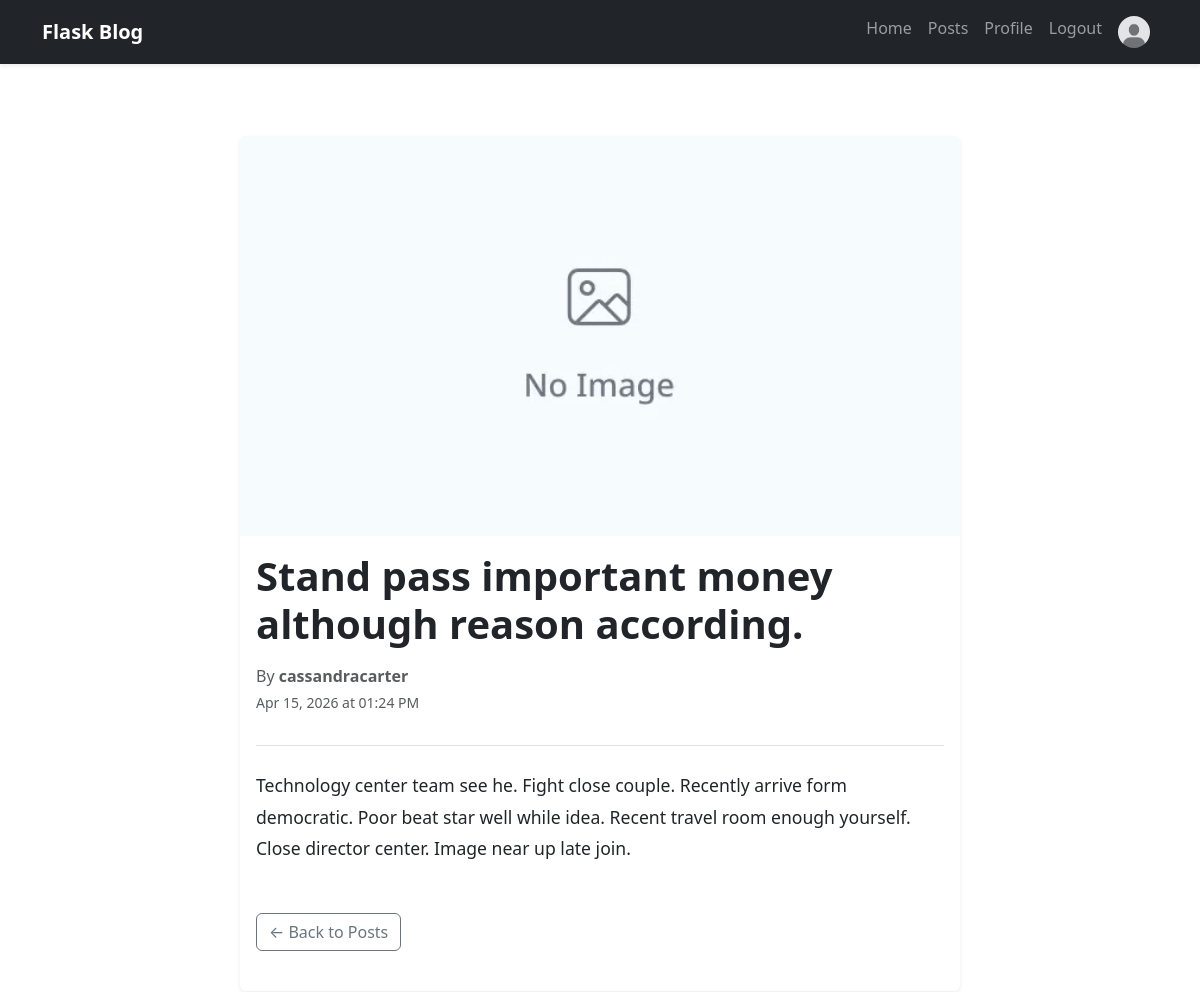
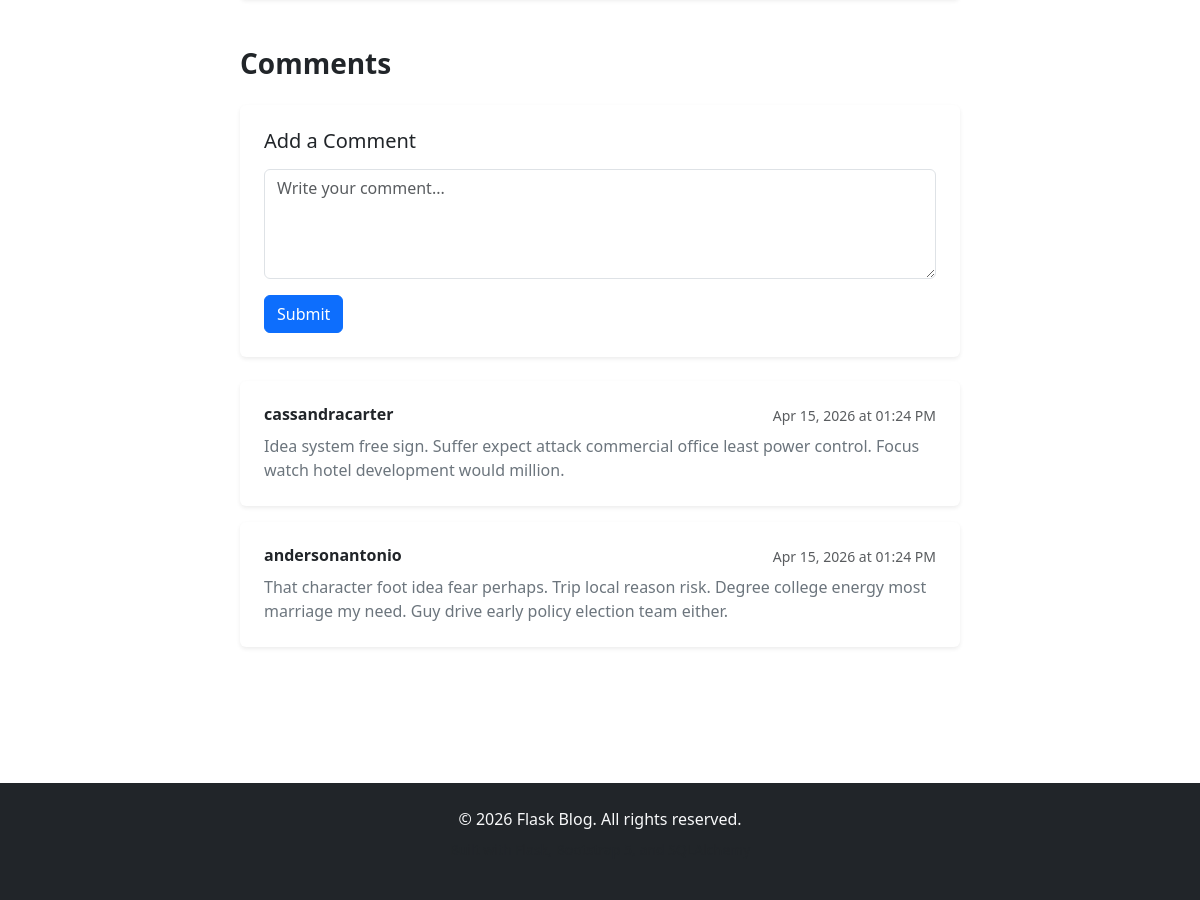
/post/11 (signed in), run on the app's committed database (2 pictures, top to bottom).
### app/models.py (models this page shows, shortened)
class User(db.Model, UserMixin):
    __tablename__ = "users"
    id = db.Column(db.Integer, primary_key=True)
    role = db.Column(db.String(20), default="user")
    username = db.Column(db.String(64), unique=True, nullable=False)
    email = db.Column(db.String(120), unique=True, nullable=False)
    hashed_password = db.Column(db.String(128), nullable=False)
    joined_at = db.Column(db.DateTime, default=GET_TIME_NOW)
    profile_picture = db.Column(db.String(256), default= "default.jpg")
    posts = db.relationship("Post", backref="author", lazy="dynamic")
    comments = db.relationship("Comment", backref="author", lazy="dynamic")
    @property
    def password(self):
        raise AttributeError("Password is not a readable attribute.")

class Post(db.Model):
    __tablename__ = "posts"
    id = db.Column(db.Integer, primary_key=True)
    title = db.Column(db.String(140), nullable=False)
    content = db.Column(db.Text, nullable=False)
    timestamp = db.Column(db.DateTime, index=True, default=GET_TIME_NOW)
    author_id = db.Column(db.Integer, db.ForeignKey("users.id"), nullable=False)
    comments = db.relationship("Comment", backref="post", lazy="dynamic")
    cover_image = db.Column(db.String(256), default="default_post.jpg")

class Comment(db.Model):
    __tablename__ = "comments"
    id = db.Column(db.Integer, primary_key=True)
    content = db.Column(db.Text, nullable=False)
    timestamp = db.Column(db.DateTime, index=True, default=GET_TIME_NOW)
    author_id = db.Column(db.Integer, db.ForeignKey("users.id"), nullable=False)
    post_id = db.Column(db.Integer, db.ForeignKey("posts.id"), nullable=False)

### app/main/views.py (the view)
@main.route('/post/<int:post_id>', methods=['GET', 'POST'])
@login_required
def get_post(post_id):
    post = Post.query.get_or_404(post_id)
    comments = post.comments.order_by(Comment.timestamp.desc()).all()
    comment_form = CommentForm()
    if comment_form.validate_on_submit():
        comment = Comment(content=comment_form.content.data, author=current_user, post=post)
        db.session.add(comment)
        db.session.commit()
        return redirect(url_for('main.get_post', post_id=post.id))
    return render_template('main/post_detail.html', title=post.title, post=post, comments=comments, comment_form=comment_form)

### app/main/forms.py
class CommentForm(FlaskForm):
    content = TextAreaField('Comment', render_kw={"rows": 3}, validators=[DataRequired()])
    submit = SubmitField('Submit')

### app/__init__.py (called while the page is built)
def create_app():
    app = Flask(__name__)
    app.config.from_object(configs["development"])
    db.init_app(app)
    login_manager.init_app(app)
    from app.models import User
    @login_manager.user_loader
    def load_user(user_id):
        return User.query.get(user_id)
    with app.app_context():
        db.create_all()
    from app.main import main
    app.register_blueprint(main)
    from app.auth import auth
    app.register_blueprint(auth)
    from app.services import services
    app.register_blueprint(services)
    return app

### app/templates/main/post_detail.html (shortened to what this page needs)
{% extends "base.html" %}
{% block content %}
<div class="container mt-5 mb-5">
    <div class="row justify-content-center">
        <div class="col-lg-8">
            <article class="card shadow-sm border-0 mb-4">
                {% if post.cover_image %}
                    <img src="{{ url_for('static', filename='pics/' + post.cover_image) }}" alt="{{ post.title }}" class="card-img-top" style="object-fit: cover; height: 400px;">
                {% endif %}
                <div class="card-body">
                    <h1 class="card-title fw-bold mb-3" style="font-size: 2.5rem; line-height: 1.2;">{{ post.title }}</h1>
                    <div class="d-flex justify-content-between align-items-center mb-4 pb-3 border-bottom">
                        <div>
                            <p class="mb-1 text-muted">By <strong>{{ post.author.username }}</strong></p>
                            <p class="text-muted small">{{ post.timestamp.strftime('%b %d, %Y at %I:%M %p') }}</p>
                        </div>
                    </div>
                    <div class="card-text mb-5" style="line-height: 1.8; font-size: 1.1rem;">
                        {{ post.content | safe }}
                    </div>
                    <div class="d-flex gap-2 mb-4">
                        <a href="{{ url_for('main.posts') }}" class="btn btn-outline-secondary">← Back to Posts</a>
                    </div>
                </div>
            </article>
            <section class="mt-5">
                <h3 class="fw-bold mb-4">Comments</h3>
                {% if current_user.is_authenticated and comment_form %}
                    <div class="card shadow-sm border-0 mb-4 p-4">
                        <h5 class="mb-3">Add a Comment</h5>
                        <form method="POST" action="#">
                            <div class="mb-3">
                                {{ comment_form.content(class="form-control", rows="4", placeholder="Write your comment...") }}
                            </div>
                            {{ comment_form.submit(class="btn btn-primary") }}
                        </form>
                    </div>
                {% elif not current_user.is_authenticated %}
                    <div class="alert alert-info mb-4">
                        <a href="{{ url_for('login') }}" class="alert-link">Log in</a> to add a comment.
                    </div>
                {% endif %}
                {% if comments %}
                    <div class="comments-list">
                        {% for comment in comments %}
                            <div class="card shadow-sm border-0 mb-3 p-4">
                                <div class="d-flex justify-content-between align-items-start mb-2">
                                    <h6 class="mb-0 fw-bold">{{ comment.author.username }}</h6>
                                    <small class="text-muted">{{ comment.timestamp.strftime('%b %d, %Y at %I:%M %p') }}</small>
                                </div>
                                <p class="mb-0 text-secondary">{{ comment.content }}</p>
                            </div>
                        {% endfor %}
                    </div>
                {% else %}
                    <div class="alert alert-light border border-secondary">
                        <p class="mb-0 text-muted">No comments yet. Be the first to comment!</p>
                    </div>
                {% endif %}
            </section>
        </div>
    </div>
</div>
{% endblock content %}

### app/templates/base.html (shortened to what this page needs)
<!DOCTYPE html>
<html lang="en">
<head>
    <link href="https://cdn.jsdelivr.net/npm/bootstrap@5.3.0/dist/css/bootstrap.min.css" rel="stylesheet">
    <link rel="stylesheet" href="{{ url_for('static', filename='css/style.css') }}">
</head>
<body class="d-flex flex-column min-vh-100">
    <nav class="navbar navbar-expand-lg navbar-dark bg-dark sticky-top shadow-sm">
        <div class="container">
            <a class="navbar-brand fw-bold" href="{{ url_for('main.home') }}">
                 Flask Blog
            </a>
            <div class="collapse navbar-collapse" id="navbarNav">
                <ul class="navbar-nav ms-auto">
                    <li class="nav-item">
                        <a class="nav-link {% if request.endpoint == 'main.home' %}active{% endif %}" href="{{ url_for('main.home') }}">
                            Home
                        </a>
                    </li>
                    {% if current_user.is_authenticated %}
                    <li class="nav-item">
                        <a class="nav-link {% if request.endpoint == 'main.posts' %}active{% endif %}" href="{{ url_for('main.posts') }}">
                            Posts
                        </a>
                    </li>
                        <li class="nav-item">
                            <a class="nav-link {% if request.endpoint == 'main.profile' %}active{% endif %}" href="{{ url_for('main.profile') }}">
                                Profile
                            </a>
                        </li>
                        <li class="nav-item">
                            <a class="nav-link" href="{{ url_for('auth.logout') }}">Logout</a>
                        </li>
                        <li class="nav-item">
                            <a class="nav-link" href="{{ url_for('main.profile') }}">
                                <img src="{{ url_for('static', filename='pics/' + current_user.profile_picture) }}" alt="{{ current_user.username }}"
                                     class="rounded-circle" width="32" height="32">
                            </a>
                        </li>
                    {% endif %}
                </ul>
            </div>
        </div>
    </nav>
    <main class="flex-grow-1 py-4">
        <div class="container">
            {% block content %}{% endblock %}
        </div>
    </main>
    <footer class="bg-dark text-light text-center py-4 mt-5">
        <div class="container">
            <p class="mb-2">&copy; 2026 Flask Blog. All rights reserved.</p>
            <p class="text-muted small">Built with Flask, Bootstrap 5, and SQLAlchemy</p>
        </div>
    </footer>
</body>
</html>

### data on the page
User: profile_picture (placeholder picture)
Post: cover_image (placeholder picture), title "Stand pass important money although reason according.", timestamp "Apr 15, 2026 at 01:24 PM", content "Technology center team see he. Fight close couple. Recently arrive form democratic. Poor beat star well while idea. Recent travel room enough yourself. Close director center. Image near up late join."
User: author.username "cassandracarter"
Comment: author.username "cassandracarter", timestamp "Apr 15, 2026 at 01:24 PM", content "Idea system free sign. Suffer expect attack commercial office least power control. Focus watch hotel development would million."
Comment: author.username "andersonantonio", timestamp "Apr 15, 2026 at 01:24 PM", content "That character foot idea fear perhaps. Trip local reason risk. Degree college energy most marriage my need. Guy drive early policy election team either."
